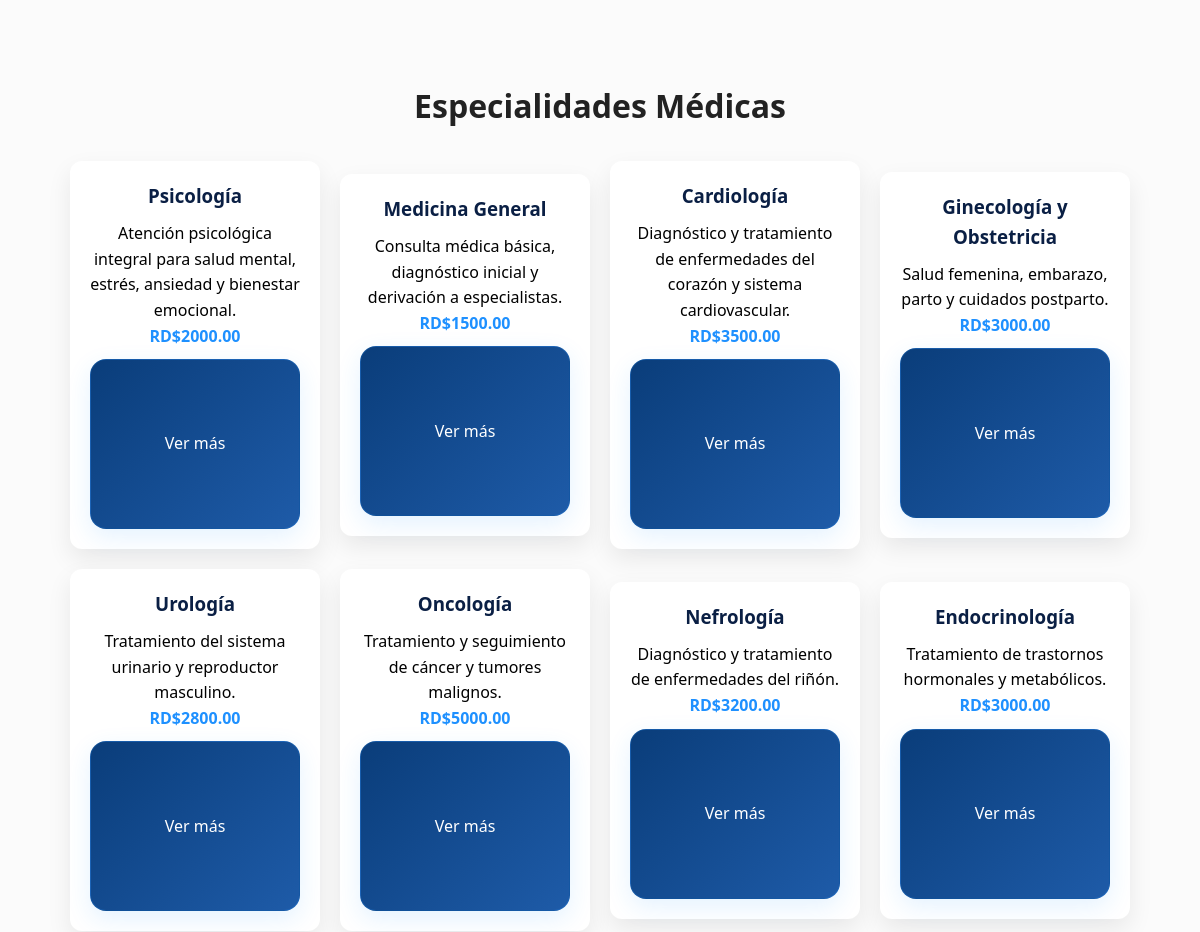
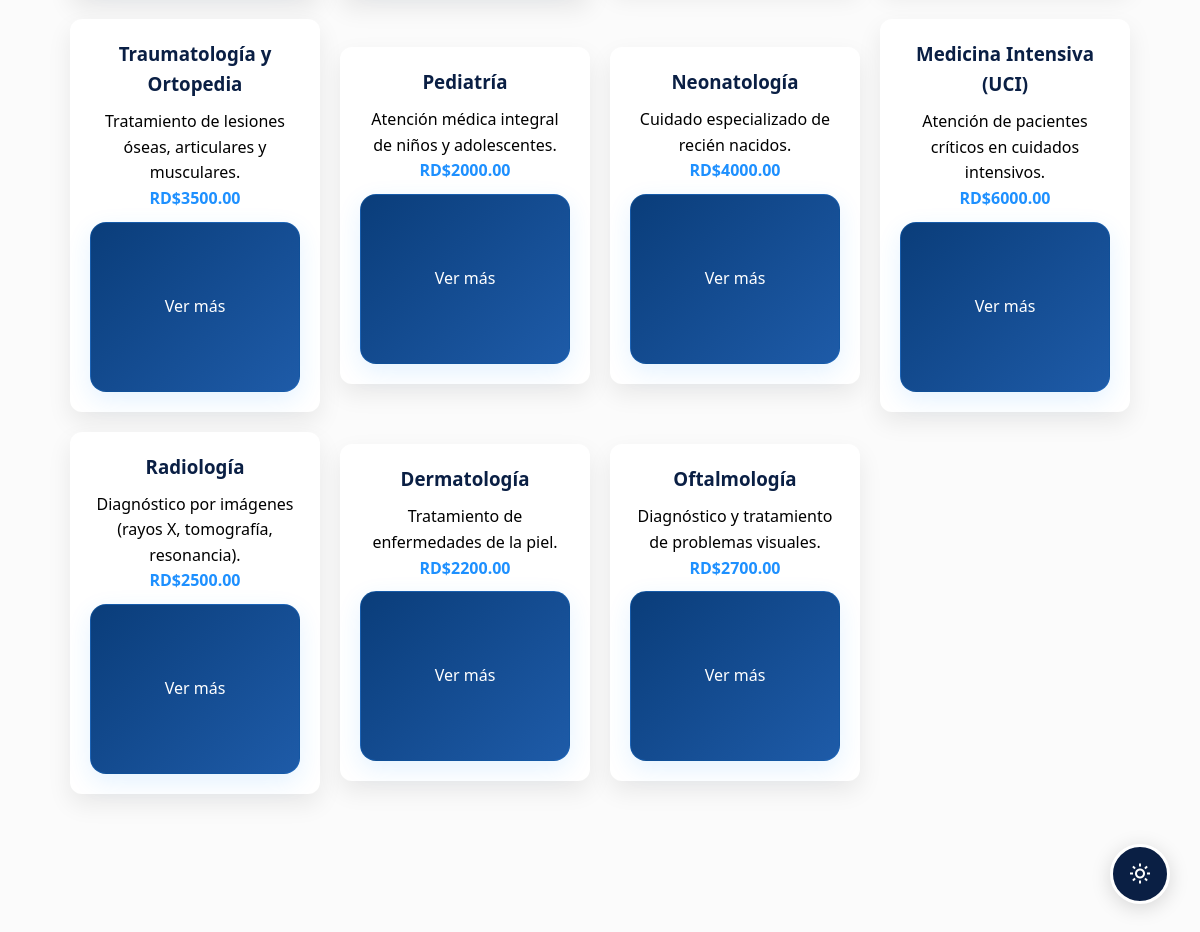
Screenshot of /especialidades/index.php with the database file from the repository (2 pictures, top to bottom).
### tables this page shows
CREATE TABLE `especialidades` (
  `id` int(11) NOT NULL AUTO_INCREMENT,
  `nombre` varchar(100) NOT NULL,
  `descripcion` text DEFAULT NULL,
  `precio` decimal(10,2) NOT NULL,
  PRIMARY KEY (`id`),
  INDEX `idx_nombre` (`nombre`)
);

### especialidades/index.php (the view, shortened to what this page needs)
<?php
include("../config/db.php");
$stmt = $pdo->prepare("SELECT * FROM especialidades");
$stmt->execute();
$especialidades = $stmt->fetchAll();
?>
<!DOCTYPE html>
<html>
<head>
<link rel="stylesheet" href="../assets/css/style.css">
</head>
<body>
<?php include("../includes/floating_theme_toggle.php"); ?>
<div class="container">
    <h1>Especialidades Médicas</h1>
    <div class="cards">
        <?php foreach($especialidades as $esp): ?>
            <div class="card">
                <h3><?php echo $esp['nombre']; ?></h3>
                <p><?php echo $esp['descripcion']; ?></p>
                <p class="precio">RD$<?php echo $esp['precio']; ?></p>
                <a class="btn" href="ver.php?id=<?php echo $esp['id']; ?>">
                    Ver más
                </a>
            </div>
        <?php endforeach; ?>
    </div>
</div>
</body>
</html>

### includes/floating_theme_toggle.php (shortened to what this page needs)
<div id="floatingThemeToggle" class="floating-theme-toggle" title="Cambiar modo claro/oscuro" aria-label="Alternar modo claro y oscuro">
    <i class="bx bx-sun"></i>
</div>
<link href="https://cdn.jsdelivr.net/npm/boxicons@2.1.4/css/boxicons.min.css" rel="stylesheet">

### assets/css/style.css (style rules this page uses)
:root { --primary: #0a1f44; --secondary: #1e90ff; --background: #FBFBFB; --white: #ffffff; --text: #222; --text-light: #555; --success: #28a745; --error: #dc3545; --warning: #ffc107; --info: #17a2b8; --radius: 14px; --radius-sm: 8px; --transition: all 0.3s ease; --transition-fast: all 0.15s ease; --transition-slow: all 0.5s ease; --shadow-sm: 0 2px 8px rgba(0,0,0,0.05); --shadow-md: 0 8px 25px rgba(0,0,0,0.08); --shadow-lg: 0 15px 35px rgba(0,0,0,0.1); --bg-default-light: #fbfbfb; --bg-default-dark: #0f172a; --text-default-light: #222; --text-default-dark: #e2e8f0; --card-light: #ffffff; --card-dark: #1e293b; --border-light: #e2e8f0; --border-dark: #334155; }
body.light { --background: var(--bg-default-light); --text: var(--text-default-light); --text-light: #555; --white: #ffffff; --shadow-sm: 0 2px 8px rgba(0, 0, 0, 0.05); --shadow-md: 0 8px 25px rgba(0, 0, 0, 0.08); --shadow-lg: 0 15px 35px rgba(0, 0, 0, 0.1); --nav-background: #ffffff; --nav-color: #0a1f44; --input-bg: #ffffff; --input-border: #ddd; --input-text: #222; --label-text: #0a1f44; --button-bg: #0a1f44; --button-border: #0a1f44; }
* { margin: 0; padding: 0; box-sizing: border-box; }
html { scroll-behavior: smooth; }
body { font-family: 'Segoe UI', Tahoma, Geneva, Verdana, sans-serif; background: var(--background); color: var(--text); line-height: 1.6; -webkit-font-smoothing: antialiased; -moz-osx-font-smoothing: grayscale; margin: 0 !important; padding: 0 !important; transition: background-color 0.3s ease, color 0.3s ease; }
.floating-theme-toggle { position: fixed; bottom: 30px; right: 30px; width: 60px; height: 60px; border-radius: 50%; background: var(--primary); color: var(--white); border: 3px solid var(--white); display: flex; align-items: center; justify-content: center; cursor: pointer; font-size: 24px; z-index: 9999; transition: all 0.3s ease; box-shadow: 0 4px 20px rgba(0, 0, 0, 0.15); }
.cards { margin-top: 50px; margin-bottom: 60px; display: grid; grid-template-columns: repeat(auto-fit, minmax(200px, 1fr)); gap: 22px; max-width: 1100px; margin-left: auto; margin-right: auto; padding: 0 20px; justify-items: center; align-items: center; }
.cards a { background: linear-gradient(135deg, #0a3d7a 0%, #1e5ba8 100%); border-radius: 16px; padding: 26px 20px; text-decoration: none; color: #ffffff; box-shadow: 0 8px 24px rgba(30, 144, 255, 0.12); border: 1px solid rgba(30, 144, 255, 0.2); transition: all 0.35s cubic-bezier(0.23, 1, 0.320, 1); position: relative; overflow: hidden; display: flex; flex-direction: column; align-items: center; justify-content: center; gap: 12px; min-height: 170px; width: 100%; max-width: 210px; cursor: pointer; }
.cards a::before { content: ""; position: absolute; top: -50%; right: -50%; width: 200%; height: 200%; background: radial-gradient(circle, rgba(30, 144, 255, 0.1) 0%, transparent 70%); transition: all 0.6s ease; opacity: 0; z-index: 0; }
.cards a::after { content: ""; position: absolute; top: 0; left: -100%; width: 100%; height: 4px; background: linear-gradient(90deg, #1e90ff, #00d4ff, #1e90ff); transition: left 0.4s ease; z-index: 1; }

### especialidades/index.php (style rules this page uses)
.container { padding: 80px 20px; text-align: center; }
.cards { display: grid; grid-template-columns: repeat(auto-fit, minmax(220px, 1fr)); gap: 20px; margin-top: 30px; }
.card { background: white; padding: 20px; border-radius: 12px; text-decoration: none; color: black; box-shadow: 0 10px 25px rgba(0,0,0,0.08); transition: 0.3s; }
.card h3 { color: #0a1f44; margin-bottom: 10px; }
.precio { font-weight: bold; color: #1e90ff; }
.btn { display: inline-block; margin-top: 10px; padding: 8px 12px; background: #0a1f44; color: white; border-radius: 6px; text-decoration: none; }

### includes/floating_theme_toggle.php (style rules this page uses)
.floating-theme-toggle { position: fixed; bottom: 30px; right: 30px; width: 60px; height: 60px; border-radius: 50%; background: #0a1f44; color: #ffffff; border: 3px solid #ffffff; display: flex; align-items: center; justify-content: center; cursor: pointer; font-size: 24px; z-index: 9999; transition: all 0.3s ease; box-shadow: 0 4px 20px rgba(0, 0, 0, 0.15); }

### rows the page displays
especialidades: nombre "Psicología", descripcion "Atención psicológica integral para salud mental, estrés, ansiedad y bienestar emocional.", precio "2000.00"
especialidades: nombre "Medicina General", descripcion "Consulta médica básica, diagnóstico inicial y derivación a especialistas.", precio "1500.00"
especialidades: nombre "Cardiología", descripcion "Diagnóstico y tratamiento de enfermedades del corazón y sistema cardiovascular.", precio "3500.00"
especialidades: nombre "Ginecología y Obstetricia", descripcion "Salud femenina, embarazo, parto y cuidados postparto.", precio "3000.00"
especialidades: nombre "Urología", descripcion "Tratamiento del sistema urinario y reproductor masculino.", precio "2800.00"
especialidades: nombre "Oncología", descripcion "Tratamiento y seguimiento de cáncer y tumores malignos.", precio "5000.00"
especialidades: nombre "Nefrología", descripcion "Diagnóstico y tratamiento de enfermedades del riñón.", precio "3200.00"
especialidades: nombre "Endocrinología", descripcion "Tratamiento de trastornos hormonales y metabólicos.", precio "3000.00"
especialidades: nombre "Traumatología y Ortopedia", descripcion "Tratamiento de lesiones óseas, articulares y musculares.", precio "3500.00"
especialidades: nombre "Pediatría", descripcion "Atención médica integral de niños y adolescentes.", precio "2000.00"
especialidades: nombre "Neonatología", descripcion "Cuidado especializado de recién nacidos.", precio "4000.00"
especialidades: nombre "Medicina Intensiva (UCI)", descripcion "Atención de pacientes críticos en cuidados intensivos.", precio "6000.00"
especialidades: nombre "Radiología", descripcion "Diagnóstico por imágenes (rayos X, tomografía, resonancia).", precio "2500.00"
especialidades: nombre "Dermatología", descripcion "Tratamiento de enfermedades de la piel.", precio "2200.00"
especialidades: nombre "Oftalmología", descripcion "Diagnóstico y tratamiento de problemas visuales.", precio "2700.00"
